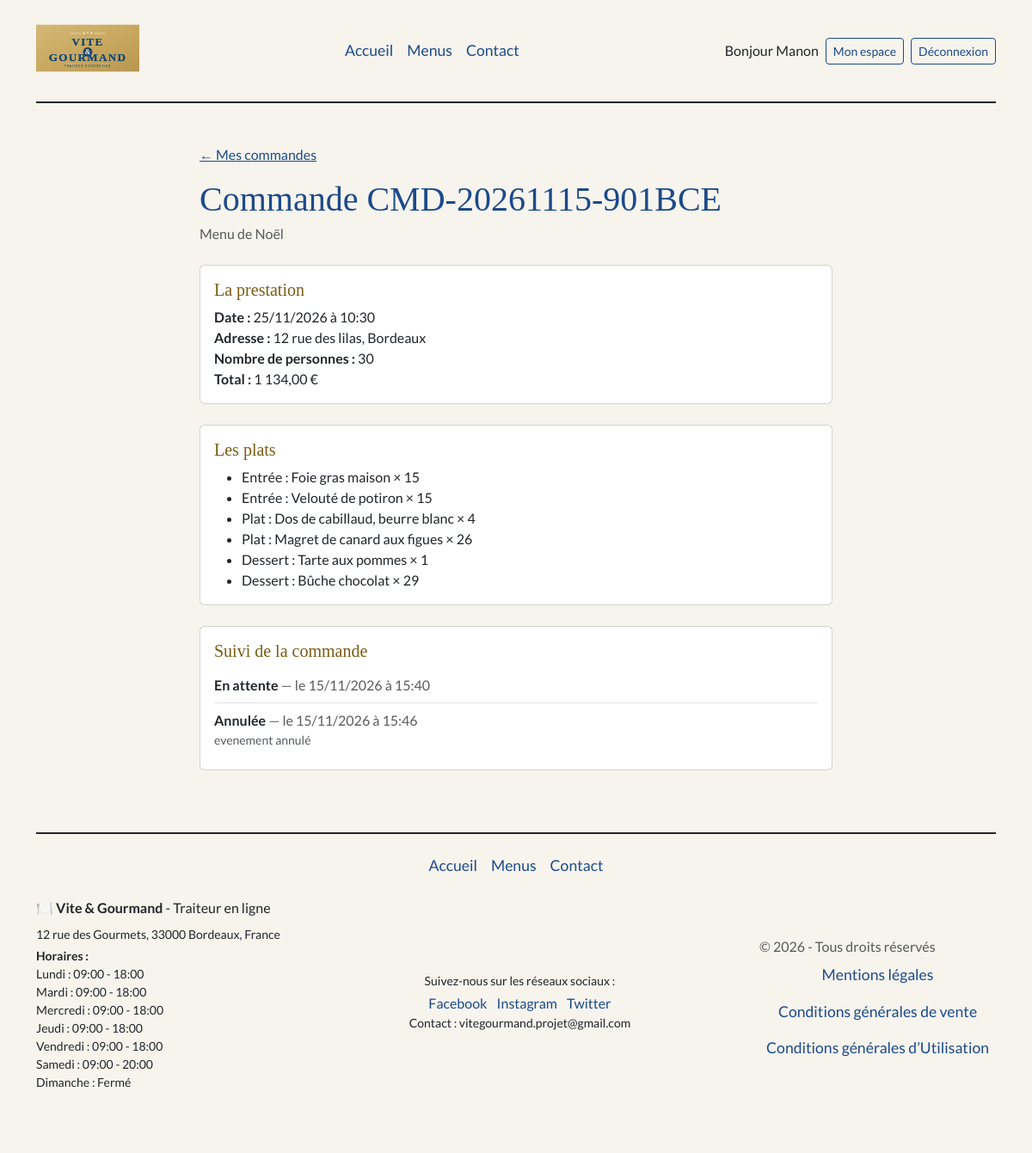
/index.php?controller=compte&action=detail&numero=CMD-20261115-901BCE (signed in), run on the app's committed database.
### tables this page shows
CREATE TABLE `commande` (
  `numero_commande` VARCHAR(20) NOT NULL,
  `date_commande` DATETIME NOT NULL,
  `date_prestation` DATE NOT NULL,
  `heure_livraison` TIME NOT NULL,
  `adresse_livraison` VARCHAR(255) NOT NULL,
  `ville_livraison` VARCHAR(100) NOT NULL,
  `distance_km` DECIMAL(10,2) NOT NULL,
  `prix_menu` DECIMAL(10,2) NOT NULL,
  `nombre_personne` INT NOT NULL,
  `prix_livraison` DECIMAL(10,2) NOT NULL,
  `statut` VARCHAR(50) NOT NULL,
  `pret_materiel` TINYINT(1) NOT NULL DEFAULT 0,
  `restitution_materiel` TINYINT(1) NOT NULL DEFAULT 0,
  `utilisateur_id` INT NOT NULL,
  `menu_id` INT NOT NULL,
  PRIMARY KEY (`numero_commande`),
  KEY `fk_commande_utilisateur` (`utilisateur_id`),
  KEY `fk_commande_menu` (`menu_id`),
  CONSTRAINT `fk_commande_utilisateur` FOREIGN KEY (`utilisateur_id`) REFERENCES `utilisateur` (`utilisateur_id`) ON DELETE RESTRICT ON UPDATE CASCADE,
  CONSTRAINT `fk_commande_menu` FOREIGN KEY (`menu_id`) REFERENCES `menu` (`menu_id`) ON DELETE RESTRICT ON UPDATE CASCADE
);

CREATE TABLE `menu` (
  `menu_id` INT NOT NULL AUTO_INCREMENT,
  `titre` VARCHAR(100) NOT NULL,
  `nombre_personne_minimum` INT NOT NULL,
  `prix_par_personne` DECIMAL(10,2) NOT NULL,
  `description` TEXT NOT NULL,
  `quantite_restante` INT NOT NULL,
  `theme_id` INT NOT NULL,
  `regime_id` INT NOT NULL,
  `conditions` TEXT NOT NULL,
  `photo` VARCHAR(255) NOT NULL,
  PRIMARY KEY (`menu_id`),
  KEY `fk_menu_theme` (`theme_id`),
  KEY `fk_menu_regime` (`regime_id`),
  CONSTRAINT `fk_menu_theme` FOREIGN KEY (`theme_id`) REFERENCES `theme` (`theme_id`) ON DELETE RESTRICT ON UPDATE CASCADE,
  CONSTRAINT `fk_menu_regime` FOREIGN KEY (`regime_id`) REFERENCES `regime` (`regime_id`) ON DELETE RESTRICT ON UPDATE CASCADE
);

CREATE TABLE `commande_plat` (
  `numero_commande` VARCHAR(20) NOT NULL,
  `plat_id` INT NOT NULL,
  `quantite` INT NOT NULL,
  PRIMARY KEY (`numero_commande`, `plat_id`),
  KEY `fk_commandeplat_plat` (`plat_id`),
  CONSTRAINT `fk_commandeplat_commande` FOREIGN KEY (`numero_commande`) REFERENCES `commande` (`numero_commande`),
  CONSTRAINT `fk_commandeplat_plat` FOREIGN KEY (`plat_id`) REFERENCES `plat` (`plat_id`)
);

CREATE TABLE `plat` (
  `plat_id` INT NOT NULL AUTO_INCREMENT,
  `titre_plat` VARCHAR(100) NOT NULL,
  `photo` VARCHAR(255) NOT NULL,
  `type_plat` VARCHAR(20) NOT NULL,
  PRIMARY KEY (`plat_id`)
);

CREATE TABLE `suivi_commande` (
  `suivi_id` INT NOT NULL AUTO_INCREMENT,
  `statut` VARCHAR(50) NOT NULL,
  `date_heure` DATETIME NOT NULL,
  `motif` VARCHAR(255) DEFAULT NULL,
  `mode_contact` VARCHAR(50) DEFAULT NULL,
  `numero_commande` VARCHAR(20) NOT NULL,
  PRIMARY KEY (`suivi_id`),
  KEY `fk_suivi_commande` (`numero_commande`),
  CONSTRAINT `fk_suivi_commande` FOREIGN KEY (`numero_commande`) REFERENCES `commande` (`numero_commande`)
);

CREATE TABLE `horaire` (
  `horaire_id` INT NOT NULL AUTO_INCREMENT,
  `jour` VARCHAR(10) NOT NULL,
  `heure_ouverture` TIME DEFAULT NULL,
  `heure_fermeture` TIME DEFAULT NULL,
  PRIMARY KEY (`horaire_id`)
);

### index.php (called while the page is built, shortened)
<?php
spl_autoload_register(function (string $class) {
    $file = __DIR__ . '/' . str_replace('\\', '/', $class) . '.php';
});
$controller = new Controller();
$controller->route();

### App/Db/Mysql.php (called while the page is built, shortened)
<?php
class Mysql
{
    private $db_name;
    private $db_user;
    private $db_password;
    private $db_port;
    private $db_host;
    private $pdo = null;
    private static $_instance = null;
    public static function getInstance():self
    {
        if (is_null(self::$_instance)) {
            self::$_instance = new Mysql();
        }
        return self::$_instance;
    }
    public function getPDO():\PDO
    {
        if (is_null($this->pdo)) {
            $this->pdo = new \PDO('mysql:dbname=' . $this->db_name . ';charset=utf8;host=' . $this->db_host.':'.$this->db_port, $this->db_user, $this->db_password);
        }
        return $this->pdo;
    }
}

### App/Repository/Repository.php (called while the page is built, shortened)
<?php
class Repository
{
    public function __construct()
    {
        $mysql = Mysql::getInstance();
        $this->pdo = $mysql->getPDO();
    }
}

### App/Entity/User.php (called while the page is built, shortened)
<?php
class User extends Entity
{
    public static function getCurrentUserId(): int|bool
    {
        return (isset($_SESSION['user']) && isset($_SESSION['user']['id'])) ? $_SESSION['user']['id'] : false;
    }
}

### App/Repository/CommandeRepository.php (called while the page is built, shortened)
<?php
class CommandeRepository extends Repository
{
    public function findOneByNumeroForUser(string $numero, int $utilisateurId): array|bool
    {
        $query = $this->pdo->prepare('SELECT c.*, m.titre AS menu_titre, m.prix_par_personne
                                  FROM commande c
                                  JOIN menu m ON m.menu_id = c.menu_id
                                  WHERE c.numero_commande = :numero AND c.utilisateur_id = :utilisateur_id');
        $query->execute(['numero' => $numero, 'utilisateur_id' => $utilisateurId]);
        return $query->fetch($this->pdo::FETCH_ASSOC);
    }
    public function findLignes(string $numero): array
    {
        $query = $this->pdo->prepare('SELECT cp.plat_id, p.titre_plat, p.type_plat, cp.quantite
                                  FROM commande_plat cp
                                  JOIN plat p ON p.plat_id = cp.plat_id
                                  WHERE cp.numero_commande = :numero
                                  ORDER BY FIELD(p.type_plat, \'entrée\', \'plat\', \'dessert\')');
        $query->execute(['numero' => $numero]);
        return $query->fetchAll($this->pdo::FETCH_ASSOC);
    }
    public function findSuivi(string $numero): array
    {
        $query = $this->pdo->prepare('SELECT statut, date_heure, motif, mode_contact
                                  FROM suivi_commande
                                  WHERE numero_commande = :numero
                                  ORDER BY date_heure ASC, suivi_id ASC');
        $query->execute(['numero' => $numero]);
        return $query->fetchAll($this->pdo::FETCH_ASSOC);
    }
}

### App/Config/menu.php (called while the page is built)
<?php
return [
    ['label' => 'Accueil', 'controller' => 'page', 'action' => 'accueil'],
    ['label' => 'Menus', 'controller' => 'menu', 'action' => 'list'],
    ['label' => 'Contact', 'controller' => 'contact', 'action' => 'index'],
];

### App/Tools/NavigationTools.php (called while the page is built, shortened)
<?php
class NavigationTools
{
    public static function addActiveClass($controller, $action)
    {
        return '';
    }
}

### App/Entity/Horaire.php (called while the page is built, shortened)
<?php
class Horaire extends Entity
{
    protected ?string $jour = null;
    protected ?string $heure_ouverture = null;
    protected ?string $heure_fermeture = null;
    public function getJour(): ?string
    {
        return $this->jour;
    }
    public function setJour(?string $jour): self
    {
        $this->jour = $jour;
        return $this;
    }
    public function getHeureOuverture(): ?string
    {
        return $this->heure_ouverture;
    }
    public function setHeureOuverture(?string $heure_ouverture): self
    {
        $this->heure_ouverture = $heure_ouverture;
        return $this;
    }
    public function getHeureFermeture(): ?string
    {
        return $this->heure_fermeture;
    }
    public function setHeureFermeture(?string $heure_fermeture): self
    {
        $this->heure_fermeture = $heure_fermeture;
        return $this;
    }
}

### App/Repository/HoraireRepository.php (called while the page is built, shortened)
<?php
class HoraireRepository extends Repository
{
    public function findAll(): array
    {
        $query = $this->pdo->prepare('SELECT * FROM horaire ORDER BY horaire_id');
        $query->execute();
        $horaires = [];
        foreach ($query->fetchAll($this->pdo::FETCH_ASSOC) as $horaire) {
            $horaires[] = Horaire::createAndHydrate($horaire);
        }
        return $horaires;
    }
}

### templates/compte/detail.php (the view, shortened to what this page needs)
<?php require_once _ROOTPATH_ . '/templates/header.php';
$total = $commande['prix_menu'] + $commande['prix_livraison'];
?>
<div class="container my-5">
    <div class="row justify-content-center">
        <div class="col-12 col-lg-8">
            <a href="index.php?controller=compte&action=commandes" class="d-inline-block mb-3">← Mes commandes</a>
            <h1 class="mb-1">Commande <?= htmlspecialchars($commande['numero_commande']) ?></h1>
            <p class="text-muted mb-4"><?= htmlspecialchars($commande['menu_titre']) ?></p>
            <div class="card mb-4">
                <div class="card-body">
                    <h2 class="h5">La prestation</h2>
                    <ul class="list-unstyled mb-0">
                        <li><strong>Date :</strong> <?= date('d/m/Y', strtotime($commande['date_prestation'])) ?> à <?= htmlspecialchars(substr($commande['heure_livraison'], 0, 5)) ?></li>
                        <li><strong>Adresse :</strong> <?= htmlspecialchars($commande['adresse_livraison']) ?>, <?= htmlspecialchars($commande['ville_livraison']) ?></li>
                        <li><strong>Nombre de personnes :</strong> <?= $commande['nombre_personne'] ?></li>
                        <li><strong>Total :</strong> <?= number_format($total, 2, ',', ' ') ?> €</li>
                    </ul>
                </div>
            </div>
            <div class="card mb-4">
                <div class="card-body">
                    <h2 class="h5">Les plats</h2>
                    <ul class="mb-0">
                        <?php foreach ($lignes as $ligne) { ?>
                            <li><?= htmlspecialchars(ucfirst($ligne['type_plat'])) ?> : <?= htmlspecialchars($ligne['titre_plat']) ?> × <?= $ligne['quantite'] ?></li>
                        <?php } ?>
                    </ul>
                </div>
            </div>
            <div class="card mb-4">
                <div class="card-body">
                    <h2 class="h5">Suivi de la commande</h2>
                    <ul class="list-group list-group-flush">
                        <?php foreach ($suivi as $etape) { ?>
                            <li class="list-group-item px-0">
                                <strong><?= htmlspecialchars(ucfirst($etape['statut'])) ?></strong>
                                <span class="text-muted"> — le <?= date('d/m/Y à H:i', strtotime($etape['date_heure'])) ?></span>
                                <?php if ($etape['motif']) { ?>
                                    <div class="small text-muted"><?= htmlspecialchars($etape['motif']) ?></div>
                                <?php } ?>
                            </li>
                        <?php } ?>
                    </ul>
                </div>
            </div>
        </div>
    </div>
</div>
<?php require_once _ROOTPATH_ . '/templates/footer.php'; ?>

### templates/footer.php (shortened to what this page needs)
<?php
$mainMenu = require __DIR__ . '/../App/Config/menu.php';
?>
</main>
<div class="container">
    <footer class="d-flex flex-column align-items-center py-3 my-4 border-top border-dark border-2">
        <ul class="nav w-100 justify-content-center align-items-center list-unstyled mb-3">
            <?php foreach ($mainMenu as $item) {  ?>
                <li><a href="/index.php?controller=<?= $item['controller'] ?>&action=<?= $item['action'] ?> " class="nav-link px-2 <?= NavigationTools::addActiveClass($item['controller'], $item['action']) ?>"><?= $item['label'] ?></a></li>
            <?php } ?>
        </ul>
        <div class="w-100 d-flex flex-column flex-md-row justify-content-between align-items-center mb-3">
            <div class="mb-3 mb-md-0 text-center text-md-start">
                <p class="mb-2"> 🍽️ <strong>Vite & Gourmand</strong> - Traiteur en ligne</p>
                <p class=" mb-1 small">12 rue des Gourmets, 33000 Bordeaux, France</p>
                <p class="mb2 small">
                    <strong>Horaires :</strong><br>
                    <?php foreach ($horairesFooter ?? [] as $horaire) { ?>
                        <?= htmlspecialchars(ucfirst($horaire->getJour())) ?> :
                        <?php if ($horaire->getHeureOuverture()) { ?>
                            <?= substr($horaire->getHeureOuverture(), 0, 5) ?> - <?= substr($horaire->getHeureFermeture(), 0, 5) ?>
                        <?php } else { ?>
                            Fermé
                        <?php } ?>
                        <br>
                    <?php } ?>
                </p>
            </div>
            <div class="mb-3 mb-md-0 text-center">
                <p class="mb-1 small">Suivez-nous sur les réseaux sociaux :</p>
                <a href="#" class="text-decoration-none me-2">Facebook</a>
                <a href="#" class="text-decoration-none me-2">Instagram</a>
                <a href="#" class="text-decoration-none">Twitter</a>
                <p class="mb-0 small">Contact : vitegourmand.projet@gmail.com</p>
            </div>
            <div>
                <p class="mb-0 text-body-secondary">© <?= date('Y') ?> - Tous droits réservés </p>
                <ul class="nav flex-column align-items-center list-unstyled mb-0">
                    <li><a href="/index.php?controller=page&action=mentionsLegales" class="nav-link px-2 link-primary">Mentions légales</a></li>
                    <li><a href="/index.php?controller=page&action=cgv" class="nav-link px-2 link-primary">Conditions générales de vente</a></li>
                    <li><a href="/index.php?controller=page&action=cgu" class="nav-link px-2 link-primary">Conditions générales d’Utilisation</a></li>
                </ul>
            </div>
        </div>
    </footer>
</div>
</body>
</html>

### data on the page
commande: numero_commande "CMD-20261115-901BCE", menu.titre "Menu de Noël", date_prestation "25/11/2026", heure_livraison "10:30", adresse_livraison "12 rue des lilas", ville_livraison "Bordeaux", nombre_personne "30", total "1 134,00"
commande_plat: plat.type_plat "Entrée", plat.titre_plat "Foie gras maison", quantite "15"
commande_plat: plat.type_plat "Entrée", plat.titre_plat "Velouté de potiron", quantite "15"
commande_plat: plat.type_plat "Plat", plat.titre_plat "Dos de cabillaud, beurre blanc", quantite "4"
commande_plat: plat.type_plat "Plat", plat.titre_plat "Magret de canard aux figues", quantite "26"
commande_plat: plat.type_plat "Dessert", plat.titre_plat "Tarte aux pommes", quantite "1"
commande_plat: plat.type_plat "Dessert", plat.titre_plat "Bûche chocolat", quantite "29"
suivi_commande: statut "En attente", date_heure "15/11/2026 à 15:40"
suivi_commande: statut "Annulée", date_heure "15/11/2026 à 15:46", motif "evenement annulé"
horaire: jour "Lundi", heure_ouverture "09:00", heure_fermeture "18:00"
horaire: jour "Mardi", heure_ouverture "09:00", heure_fermeture "18:00"
horaire: jour "Mercredi", heure_ouverture "09:00", heure_fermeture "18:00"
horaire: jour "Jeudi", heure_ouverture "09:00", heure_fermeture "18:00"
horaire: jour "Vendredi", heure_ouverture "09:00", heure_fermeture "18:00"
horaire: jour "Samedi", heure_ouverture "09:00", heure_fermeture "20:00"
horaire: jour "Dimanche", shows "Fermé"

### other printed values
$item['label'] "Accueil"
$item['label'] "Menus"
$item['label'] "Contact"
$_SESSION['user']['prenom'] "Manon"
